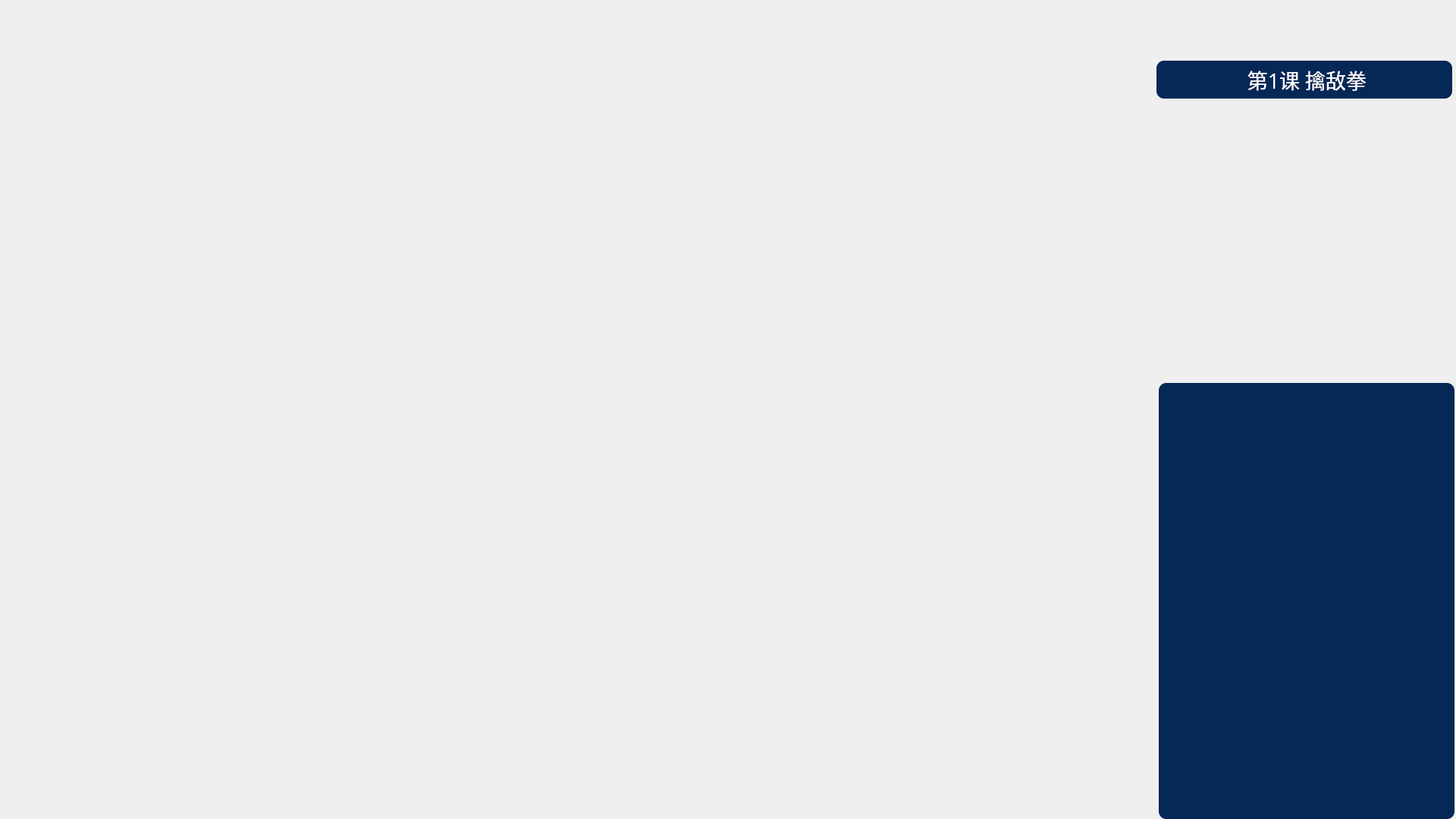
<?xml version="1.0" encoding="UTF-8"?>
<ui version="4.0">
 <class>Action_FollowP2</class>
 <widget class="QWidget" name="Action_FollowP2">
  <property name="geometry">
   <rect>
    <x>0</x>
    <y>0</y>
    <width>1920</width>
    <height>1080</height>
   </rect>
  </property>
  <property name="windowTitle">
   <string>Form</string>
  </property>
  <widget class="QLabel" name="lab_title">
   <property name="geometry">
    <rect>
     <x>1525</x>
     <y>80</y>
     <width>390</width>
     <height>50</height>
    </rect>
   </property>
   <property name="font">
    <font>
     <family>微软雅黑</family>
     <pointsize>20</pointsize>
     <weight>50</weight>
     <bold>false</bold>
    </font>
   </property>
   <property name="styleSheet">
    <string notr="true">background-color: rgb(5,40,87);
color: rgb(255, 255, 255);
border-radius:10px;
</string>
   </property>
   <property name="text">
    <string> 第1课 擒敌拳</string>
   </property>
   <property name="alignment">
    <set>Qt::AlignCenter</set>
   </property>
  </widget>
  <widget class="QLabel" name="lab_text">
   <property name="geometry">
    <rect>
     <x>1528</x>
     <y>505</y>
     <width>390</width>
     <height>575</height>
    </rect>
   </property>
   <property name="font">
    <font>
     <family>微软雅黑</family>
     <pointsize>24</pointsize>
    </font>
   </property>
   <property name="styleSheet">
    <string notr="true">background-color:rgb(5,40,87);
color: rgb(255, 255, 255);
border-radius:10px;</string>
   </property>
   <property name="text">
    <string/>
   </property>
   <property name="alignment">
    <set>Qt::AlignLeading|Qt::AlignLeft|Qt::AlignTop</set>
   </property>
   <property name="wordWrap">
    <bool>true</bool>
   </property>
  </widget>
  <widget class="QFrame" name="control_frame">
   <property name="geometry">
    <rect>
     <x>1540</x>
     <y>10</y>
     <width>371</width>
     <height>50</height>
    </rect>
   </property>
   <property name="styleSheet">
    <string notr="true">QPushButton{
border:none;
}
QPushButton:hover{
border:none;
background-color: rgba(255, 255, 255, 50);
}

QFrame{
background-color: rgba(5,40,87,0);
}</string>
   </property>
   <property name="frameShape">
    <enum>QFrame::NoFrame</enum>
   </property>
   <property name="frameShadow">
    <enum>QFrame::Raised</enum>
   </property>
   <layout class="QHBoxLayout" name="horizontalLayout">
    <property name="spacing">
     <number>0</number>
    </property>
    <property name="leftMargin">
     <number>0</number>
    </property>
    <property name="topMargin">
     <number>0</number>
    </property>
    <property name="rightMargin">
     <number>0</number>
    </property>
    <property name="bottomMargin">
     <number>0</number>
    </property>
    <item>
     <widget class="QPushButton" name="btn_stoporplay">
      <property name="minimumSize">
       <size>
        <width>50</width>
        <height>50</height>
       </size>
      </property>
      <property name="maximumSize">
       <size>
        <width>50</width>
        <height>50</height>
       </size>
      </property>
      <property name="text">
       <string/>
      </property>
      <property name="icon">
       <iconset resource="../res.qrc">
        <normaloff>:/icons/figs/icon/menu_stop.png</normaloff>:/icons/figs/icon/menu_stop.png</iconset>
      </property>
      <property name="iconSize">
       <size>
        <width>35</width>
        <height>35</height>
       </size>
      </property>
     </widget>
    </item>
    <item>
     <widget class="QPushButton" name="btn_replay">
      <property name="minimumSize">
       <size>
        <width>50</width>
        <height>50</height>
       </size>
      </property>
      <property name="maximumSize">
       <size>
        <width>50</width>
        <height>50</height>
       </size>
      </property>
      <property name="text">
       <string/>
      </property>
      <property name="icon">
       <iconset resource="../res.qrc">
        <normaloff>:/background/figs/icon/重新加载.png</normaloff>:/background/figs/icon/重新加载.png</iconset>
      </property>
      <property name="iconSize">
       <size>
        <width>40</width>
        <height>40</height>
       </size>
      </property>
     </widget>
    </item>
    <item>
     <widget class="QPushButton" name="btn_exit">
      <property name="minimumSize">
       <size>
        <width>50</width>
        <height>50</height>
       </size>
      </property>
      <property name="maximumSize">
       <size>
        <width>50</width>
        <height>50</height>
       </size>
      </property>
      <property name="text">
       <string/>
      </property>
      <property name="icon">
       <iconset resource="../res.qrc">
        <normaloff>:/icons/figs/icon/menu_exit.png</normaloff>:/icons/figs/icon/menu_exit.png</iconset>
      </property>
      <property name="iconSize">
       <size>
        <width>40</width>
        <height>40</height>
       </size>
      </property>
     </widget>
    </item>
   </layout>
  </widget>
  <widget class="QFrame" name="pose_frame">
   <property name="geometry">
    <rect>
     <x>1520</x>
     <y>120</y>
     <width>400</width>
     <height>400</height>
    </rect>
   </property>
   <property name="styleSheet">
    <string notr="true">border-bottom-left-radius:10px;
border-top-left-radius:10px;
</string>
   </property>
   <property name="frameShape">
    <enum>QFrame::StyledPanel</enum>
   </property>
   <property name="frameShadow">
    <enum>QFrame::Raised</enum>
   </property>
  </widget>
 </widget>
 <resources>
  <include location="../res.qrc"/>
 </resources>
 <connections/>
</ui>
